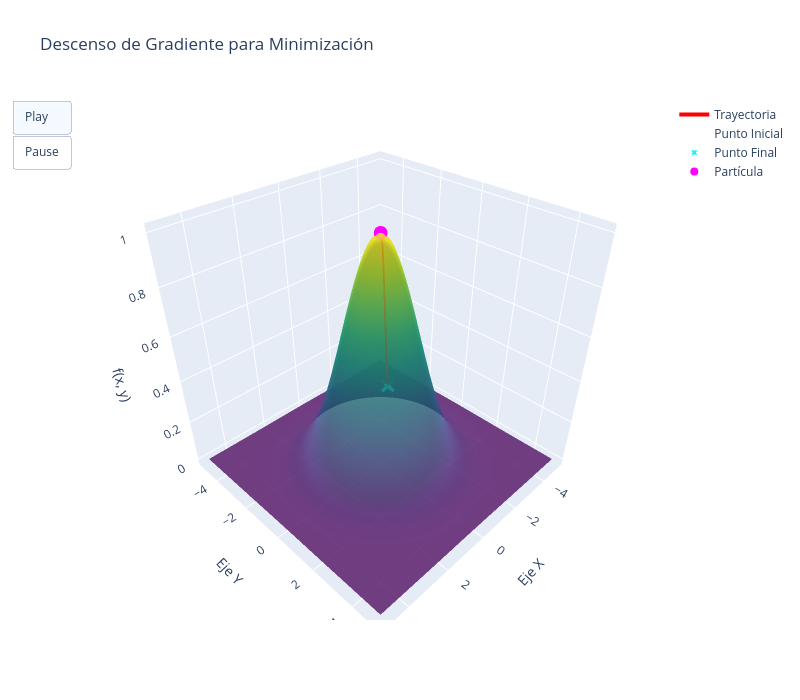

Write notebook code for a chart like this one.
### Code cell
# Parámetros para la visualización y el cálculo
region = [-5, 5]
min_or_max = 'min'  # cambiar a 'max' para encontrar un máximo

# 1. Ejecutamos el descenso de gradiente
#punto_inicio = punto_inicial()
punto_inicio = np.array([0.0,0.0])
trayectoria_encontrada = descenso_gradiente(f, gradiente, region, punto_inicio, min_or_max)

# 2. Calculamos la integral de línea a lo largo de la trayectoria
valor_integral = integral_linea(f, trayectoria_encontrada)

# 3. Preparamos los datos para la visualización
x_surface = np.linspace(region[0], region[1], 100)
y_surface = np.linspace(region[0], region[1], 100)
X, Y = np.meshgrid(x_surface, y_surface)
Z = f(X, Y)

# Puntos de la trayectoria
x_trayectoria = trayectoria_encontrada[:, 0]
y_trayectoria = trayectoria_encontrada[:, 1]
z_trayectoria = f(x_trayectoria, y_trayectoria)

# Imprimimos los resultados
print(f"Punto inicial: ({punto_inicio[0]:.2f}, {punto_inicio[1]:.2f})")
print(f"Punto final de la trayectoria: ({x_trayectoria[-1]:.2f}, {y_trayectoria[-1]:.2f})")
print(f"El valor de la integral de línea es: {valor_integral:.4f}")


# 4. Creamos la visualización 
fig = go.Figure()

# Añadimos la superficie del campo escalar
fig.add_trace(go.Surface(
    x=x_surface, y=y_surface, z=Z,
    colorscale='Viridis',
    showscale=False,
    opacity=0.8
))

# Añadimos la trayectoria completa como una línea estática
fig.add_trace(go.Scatter3d(
    x=x_trayectoria, y=y_trayectoria, z=z_trayectoria,
    mode='lines',
    line=dict(color='red', width=4),
    name='Trayectoria'
))

# Añadimos el punto inicial
fig.add_trace(go.Scatter3d(
    x=[x_trayectoria[0]], y=[y_trayectoria[0]], z=[z_trayectoria[0]],
    mode='markers',
    marker=dict(color='white', size=5, symbol='circle'),
    name='Punto Inicial'
))

# Añadimos el punto final
fig.add_trace(go.Scatter3d(
    x=[x_trayectoria[-1]], y=[y_trayectoria[-1]], z=[z_trayectoria[-1]],
    mode='markers',
    marker=dict(color='cyan', size=5, symbol='x'),
    name='Punto Final'
))

# Añadimos la partícula que se va a animar (inicialmente en el punto de partida)
fig.add_trace(go.Scatter3d(
    x=[x_trayectoria[0]], y=[y_trayectoria[0]], z=[z_trayectoria[0]],
    mode='markers',
    marker=dict(color='magenta', size=8),
    name='Partícula'
))

# Creamos los frames para la animación
frames = [go.Frame(data=[go.Scatter3d(
                    x=[x_trayectoria[k]],
                    y=[y_trayectoria[k]],
                    z=[z_trayectoria[k]])],
                   # El '4' es el índice del trace de la partícula en fig.data
                   traces=[4],
                   name=f'frame{k}') for k in range(len(x_trayectoria))]

fig.frames = frames

# Configuramos el layout y el botón de "Play"
def frame_args(duration):
    return {
        "frame": {"duration": duration},
        "mode": "immediate",
        "fromcurrent": True,
        "transition": {"duration": duration, "easing": "linear"},
    }

fig.update_layout(
    title=f"Descenso de Gradiente para {'Minimización' if min_or_max == 'min' else 'Maximización'}",
    scene=dict(
        xaxis_title='Eje X',
        yaxis_title='Eje Y',
        zaxis_title='f(x, y)'
    ),
    width=800,
    height=700,
    updatemenus=[{
        'type': 'buttons',
        'buttons': [
            {'label': 'Play',
             'method': 'animate',
             'args': [None, frame_args(50)]},
            {'label': 'Pause',
             'method': 'animate',
             'args': [[None], frame_args(0)]}
        ]
    }]
)

fig.show()

### Figure 1 — Plotly figure (JSON) as saved in the notebook; plotly's stock layout.template omitted (floating-point values rounded to 4 significant figures; data arrays with more than 128 entries replaced by an {"elided": "..."} marker saying what was removed)
{"data": [{"colorscale": [[0, "#440154"], [0.1111, "#482878"], [0.2222, "#3e4989"], [0.3333, "#31688e"], [0.4444, "#26828e"], [0.5556, "#1f9e89"], [0.6667, "#35b779"], [0.7778, "#6ece58"], [0.8889, "#b5de2b"], [1, "#fde725"]], "opacity": 0.8, "showscale": false, "type": "surface", "x": [-5.0, -4.899, -4.798, -4.697, -4.596, -4.495, -4.394, -4.293, -4.192, -4.091, -3.99, -3.889, -3.788, -3.687, -3.586, -3.485, -3.384, -3.283, -3.182, -3.081, -2.98, -2.879, -2.778, -2.677, -2.576, -2.475, -2.374, -2.273, -2.172, -2.071, -1.97, -1.869, -1.768, -1.667, -1.566, -1.465, -1.364, -1.263, -1.162, -1.061, -0.9596, -0.8586, -0.7576, -0.6566, -0.5556, -0.4545, -0.3535, -0.2525, -0.1515, -0.05051, 0.05051, 0.1515, 0.2525, 0.3535, 0.4545, 0.5556, 0.6566, 0.7576, 0.8586, 0.9596, 1.061, 1.162, 1.263, 1.364, 1.465, 1.566, 1.667, 1.768, 1.869, 1.97, 2.071, 2.172, 2.273, 2.374, 2.475, 2.576, 2.677, 2.778, 2.879, 2.98, 3.081, 3.182, 3.283, 3.384, 3.485, 3.586, 3.687, 3.788, 3.889, 3.99, 4.091, 4.192, 4.293, 4.394, 4.495, 4.596, 4.697, 4.798, 4.899, 5.0], "y": [-5.0, -4.899, -4.798, -4.697, -4.596, -4.495, -4.394, -4.293, -4.192, -4.091, -3.99, -3.889, -3.788, -3.687, -3.586, -3.485, -3.384, -3.283, -3.182, -3.081, -2.98, -2.879, -2.778, -2.677, -2.576, -2.475, -2.374, -2.273, -2.172, -2.071, -1.97, -1.869, -1.768, -1.667, -1.566, -1.465, -1.364, -1.263, -1.162, -1.061, -0.9596, -0.8586, -0.7576, -0.6566, -0.5556, -0.4545, -0.3535, -0.2525, -0.1515, -0.05051, 0.05051, 0.1515, 0.2525, 0.3535, 0.4545, 0.5556, 0.6566, 0.7576, 0.8586, 0.9596, 1.061, 1.162, 1.263, 1.364, 1.465, 1.566, 1.667, 1.768, 1.869, 1.97, 2.071, 2.172, 2.273, 2.374, 2.475, 2.576, 2.677, 2.778, 2.879, 2.98, 3.081, 3.182, 3.283, 3.384, 3.485, 3.586, 3.687, 3.788, 3.889, 3.99, 4.091, 4.192, 4.293, 4.394, 4.495, 4.596, 4.697, 4.798, 4.899, 5.0], "z": {"elided": "100x100 float values"}}, {"line": {"color": "red", "width": 4}, "mode": "lines", "name": "Trayectoria", "type": "scatter3d", "x": {"elided": "1001 float values"}, "y": {"elided": "1001 float values"}, "z": {"elided": "1001 float values"}}, {"marker": {"color": "white", "size": 5, "symbol": "circle"}, "mode": "markers", "name": "Punto Inicial", "type": "scatter3d", "x": [0], "y": [0], "z": [1]}, {"marker": {"color": "cyan", "size": 5, "symbol": "x"}, "mode": "markers", "name": "Punto Final", "type": "scatter3d", "x": [-2.05], "y": [-1.605], "z": [0.1838]}, {"marker": {"color": "magenta", "size": 8}, "mode": "markers", "name": "Partícula", "type": "scatter3d", "x": [0], "y": [0], "z": [1]}], "layout": {"height": 700, "scene": {"xaxis": {"title": {"text": "Eje X"}}, "yaxis": {"title": {"text": "Eje Y"}}, "zaxis": {"title": {"text": "f(x, y)"}}}, "title": {"text": "Descenso de Gradiente para Minimización"}, "updatemenus": [{"buttons": [{"args": [null, {"frame": {"duration": 50}, "fromcurrent": true, "mode": "immediate", "transition": {"duration": 50, "easing": "linear"}}], "label": "Play", "method": "animate"}, {"args": [[null], {"frame": {"duration": 0}, "fromcurrent": true, "mode": "immediate", "transition": {"duration": 0, "easing": "linear"}}], "label": "Pause", "method": "animate"}], "type": "buttons"}], "width": 800}}
